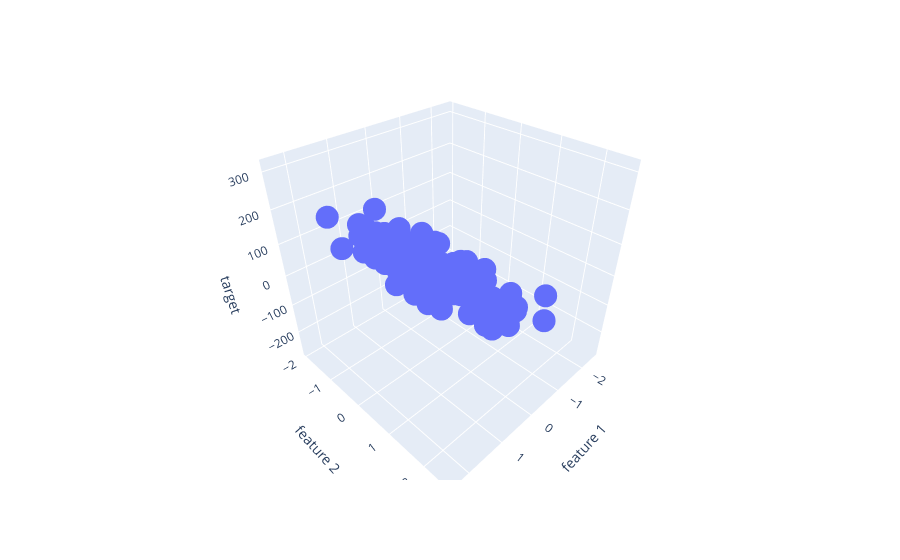

The code cell stored with this chart in its notebook:
### Code cell
import plotly.express as px
import plotly.graph_objects as go

fig = px.scatter_3d(df, x='feature 1', y='feature 2', z='target')

fig.show()
